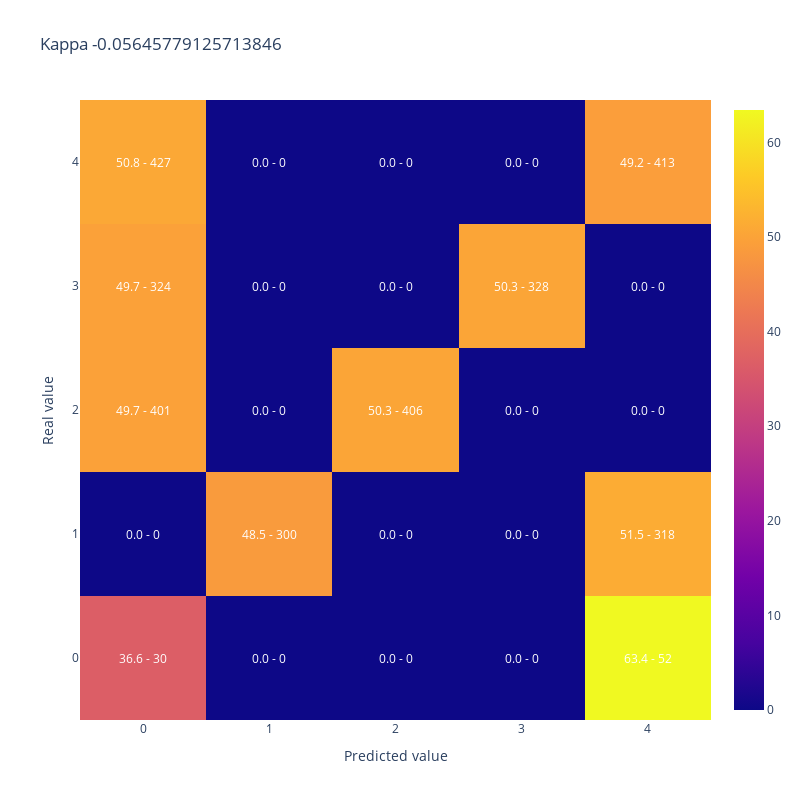

Notebook cell for this chart:
### Code cell
#A modo de ejemplo muestro kappa y matriz de confusion para 50% de aciertos donde los errores quedan lejos de la clase correcta
y_simulado_lejos = [y_test.iloc[sample] if random_list[sample]<50/100 else y_lejos[sample] for sample in range(len(y_test))]

display(plot_confusion_matrix(y_test,y_simulado_lejos, 
                              title = "Kappa " + str(cohen_kappa_score(y_test,y_simulado_lejos, weights = 'quadratic'))))

### Figure 1 — Plotly figure (JSON) as saved in the notebook; plotly's stock layout.template omitted (floating-point values rounded to 4 significant figures)
{"data": [{"type": "heatmap", "x": [0, 1, 2, 3, 4], "y": [0, 1, 2, 3, 4], "z": [[36.59, 0, 0, 0, 63.41], [0, 48.54, 0, 0, 51.46], [49.69, 0, 50.31, 0, 0], [49.69, 0, 0, 50.31, 0], [50.83, 0, 0, 0, 49.17]]}], "layout": {"annotations": [{"font": {"color": "white"}, "showarrow": false, "text": "36.6 - 30", "x": 0, "xref": "x", "y": 0, "yref": "y"}, {"font": {"color": "white"}, "showarrow": false, "text": "0.0 - 0", "x": 1, "xref": "x", "y": 0, "yref": "y"}, {"font": {"color": "white"}, "showarrow": false, "text": "0.0 - 0", "x": 2, "xref": "x", "y": 0, "yref": "y"}, {"font": {"color": "white"}, "showarrow": false, "text": "0.0 - 0", "x": 3, "xref": "x", "y": 0, "yref": "y"}, {"font": {"color": "white"}, "showarrow": false, "text": "63.4 - 52", "x": 4, "xref": "x", "y": 0, "yref": "y"}, {"font": {"color": "white"}, "showarrow": false, "text": "0.0 - 0", "x": 0, "xref": "x", "y": 1, "yref": "y"}, {"font": {"color": "white"}, "showarrow": false, "text": "48.5 - 300", "x": 1, "xref": "x", "y": 1, "yref": "y"}, {"font": {"color": "white"}, "showarrow": false, "text": "0.0 - 0", "x": 2, "xref": "x", "y": 1, "yref": "y"}, {"font": {"color": "white"}, "showarrow": false, "text": "0.0 - 0", "x": 3, "xref": "x", "y": 1, "yref": "y"}, {"font": {"color": "white"}, "showarrow": false, "text": "51.5 - 318", "x": 4, "xref": "x", "y": 1, "yref": "y"}, {"font": {"color": "white"}, "showarrow": false, "text": "49.7 - 401", "x": 0, "xref": "x", "y": 2, "yref": "y"}, {"font": {"color": "white"}, "showarrow": false, "text": "0.0 - 0", "x": 1, "xref": "x", "y": 2, "yref": "y"}, {"font": {"color": "white"}, "showarrow": false, "text": "50.3 - 406", "x": 2, "xref": "x", "y": 2, "yref": "y"}, {"font": {"color": "white"}, "showarrow": false, "text": "0.0 - 0", "x": 3, "xref": "x", "y": 2, "yref": "y"}, {"font": {"color": "white"}, "showarrow": false, "text": "0.0 - 0", "x": 4, "xref": "x", "y": 2, "yref": "y"}, {"font": {"color": "white"}, "showarrow": false, "text": "49.7 - 324", "x": 0, "xref": "x", "y": 3, "yref": "y"}, {"font": {"color": "white"}, "showarrow": false, "text": "0.0 - 0", "x": 1, "xref": "x", "y": 3, "yref": "y"}, {"font": {"color": "white"}, "showarrow": false, "text": "0.0 - 0", "x": 2, "xref": "x", "y": 3, "yref": "y"}, {"font": {"color": "white"}, "showarrow": false, "text": "50.3 - 328", "x": 3, "xref": "x", "y": 3, "yref": "y"}, {"font": {"color": "white"}, "showarrow": false, "text": "0.0 - 0", "x": 4, "xref": "x", "y": 3, "yref": "y"}, {"font": {"color": "white"}, "showarrow": false, "text": "50.8 - 427", "x": 0, "xref": "x", "y": 4, "yref": "y"}, {"font": {"color": "white"}, "showarrow": false, "text": "0.0 - 0", "x": 1, "xref": "x", "y": 4, "yref": "y"}, {"font": {"color": "white"}, "showarrow": false, "text": "0.0 - 0", "x": 2, "xref": "x", "y": 4, "yref": "y"}, {"font": {"color": "white"}, "showarrow": false, "text": "0.0 - 0", "x": 3, "xref": "x", "y": 4, "yref": "y"}, {"font": {"color": "white"}, "showarrow": false, "text": "49.2 - 413", "x": 4, "xref": "x", "y": 4, "yref": "y"}], "height": 800, "title": {"text": "Kappa -0.05645779125713846"}, "width": 800, "xaxis": {"title": {"text": "Predicted value"}}, "yaxis": {"title": {"text": "Real value"}}}}
